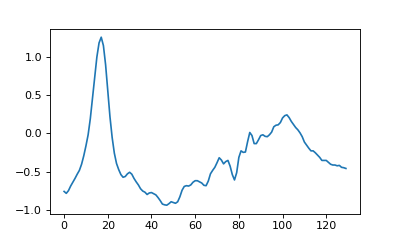

Here is the Python script that generated this plot:
#use only 1 reference
S.clearReference()
S.addReference( ecg[927:1057] )

refs = S.r
refs = np.asarray( [ x[y] for x in refs for y in x ] )

plt.figure(figsize=(5,3))  # doctest: +SKIP
plt.plot(refs.T)  # doctest: +SKIP
plt.show()  # doctest: +SKIP
